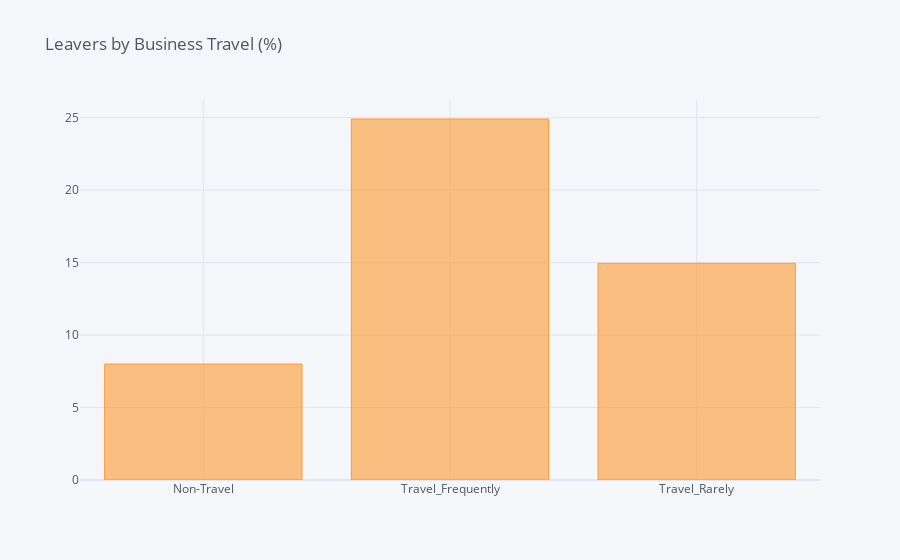

Notebook source saved alongside this figure:
### Markdown cell above
Наибольшая доля увольняющихся приходится на сотрудников, которые «часто» путешествуют. Показатели командировок, связанные со статусом деловых поездок, не разглашаются (т. е. сколько часов в командировках считается «частыми»).

### Code cell
df_BusinessTravel = pd.DataFrame(columns=["Business Travel", "% of Leavers"])
i=0
for field in list(df['BusinessTravel'].unique()):
    ratio = df[(df['BusinessTravel']==field)&(df['Attrition']=="Yes")].shape[0] / df[df['BusinessTravel']==field].shape[0]
    df_BusinessTravel.loc[i] = (field, ratio*100)
    i += 1
    #print("In {}, the ratio of leavers is {:.2f}%".format(field, ratio*100))    
df_BT = df_BusinessTravel.groupby(by="Business Travel").sum()
df_BT.iplot(kind='bar',title='Leavers by Business Travel (%)')

### Figure 1 — Plotly figure (JSON) as saved in the notebook; plotly's stock layout.template omitted (floating-point values rounded to 4 significant figures)
{"data": [{"marker": {"color": "rgba(255, 153, 51, 0.6)", "line": {"color": "rgba(255, 153, 51, 1.0)", "width": 1}}, "name": "% of Leavers", "orientation": "v", "text": "", "type": "bar", "x": ["Non-Travel", "Travel_Frequently", "Travel_Rarely"], "y": [8, 24.91, 14.96]}], "layout": {"legend": {"bgcolor": "#F5F6F9", "font": {"color": "#4D5663"}}, "paper_bgcolor": "#F5F6F9", "plot_bgcolor": "#F5F6F9", "title": {"font": {"color": "#4D5663"}, "text": "Leavers by Business Travel (%)"}, "xaxis": {"gridcolor": "#E1E5ED", "showgrid": true, "tickfont": {"color": "#4D5663"}, "title": {"font": {"color": "#4D5663"}, "text": ""}, "zerolinecolor": "#E1E5ED"}, "yaxis": {"gridcolor": "#E1E5ED", "showgrid": true, "tickfont": {"color": "#4D5663"}, "title": {"font": {"color": "#4D5663"}, "text": ""}, "zerolinecolor": "#E1E5ED"}}}
